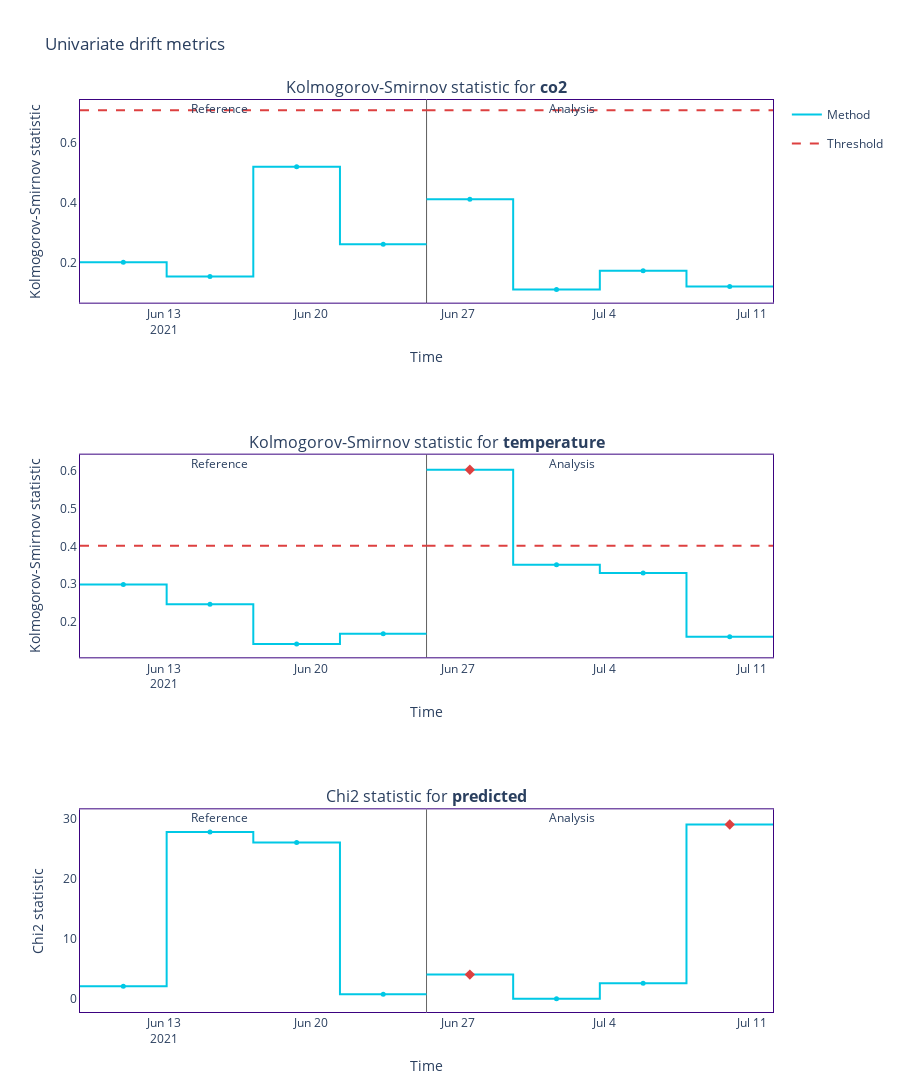

The notebook cell this image was saved under:
### Markdown cell above
## using a big chunk size

### Code cell
univariate_drift_calc = nml.UnivariateDriftCalculator(
    column_names=features + [y_pred],
    treat_as_categorical=y_pred,
    timestamp_column_name=timestamp,
    continuous_methods=['kolmogorov_smirnov'],
    categorical_methods=['chi2'],
    chunk_size=1964
)

univariate_drift_calc.fit(df_test)
univariate_drift_results = univariate_drift_calc.calculate(df_prod)
univariate_drift_results.plot()

### Figure 1 — Plotly figure (JSON) as saved in the notebook; plotly's stock layout.template omitted (floating-point values rounded to 4 significant figures)
{"data": [{"hoverinfo": "skip", "legendgroup": "metric_reference", "line": {"color": "#00c8e5", "shape": "hv", "width": 2}, "mode": "lines", "name": "Method", "showlegend": true, "type": "scatter", "x": ["2021-06-09T00:12:00", "2021-06-13T03:12:00", "2021-06-17T06:12:00", "2021-06-21T09:12:00", "2021-06-25T12:03:00"], "xaxis": "x", "y": [0.2023, 0.155, 0.5197, 0.2623, 0.2623], "yaxis": "y"}, {"customdata": [["Kolmogorov-Smirnov statistic for <b>co2</b>", "<b style=\"color:#00c8e5;line-height:60px\">Reference</b>", "", "[0:1963]", "From <b>Jun-09-2021</b> to <b>Jun-13-2021</b>", 0.2023], ["Kolmogorov-Smirnov statistic for <b>co2</b>", "<b style=\"color:#00c8e5;line-height:60px\">Reference</b>", "", "[1964:3927]", "From <b>Jun-13-2021</b> to <b>Jun-17-2021</b>", 0.155], ["Kolmogorov-Smirnov statistic for <b>co2</b>", "<b style=\"color:#00c8e5;line-height:60px\">Reference</b>", "", "[3928:5891]", "From <b>Jun-17-2021</b> to <b>Jun-21-2021</b>", 0.5197], ["Kolmogorov-Smirnov statistic for <b>co2</b>", "<b style=\"color:#00c8e5;line-height:60px\">Reference</b>", "", "[5892:7853]", "From <b>Jun-21-2021</b> to <b>Jun-25-2021</b>", 0.2623]], "hovertemplate": "%{customdata[1]} &nbsp; &nbsp; %{customdata[2]} <br />Chunk: <b>%{customdata[3]}</b> &nbsp; &nbsp; %{customdata[4]} <br />%{customdata[0]}: <b>%{customdata[5]}</b><b r /><extra></extra>", "legendgroup": "metric_reference", "marker": {"color": "#00c8e5", "size": 5, "symbol": "circle"}, "mode": "markers", "name": "Method", "showlegend": false, "type": "scatter", "x": ["2021-06-11T01:42:00", "2021-06-15T04:42:00", "2021-06-19T07:42:00", "2021-06-23T10:37:30"], "xaxis": "x", "y": [0.2023, 0.155, 0.5197, 0.2623, 0.2623], "yaxis": "y"}, {"hoverinfo": "skip", "legendgroup": "metric_analysis", "line": {"color": "#00c8e5", "shape": "hv", "width": 2}, "mode": "lines", "name": "Method", "showlegend": false, "type": "scatter", "x": ["2021-06-25T12:06:00", "2021-06-29T15:06:00", "2021-07-03T18:06:00", "2021-07-07T21:06:00", "2021-07-11T23:57:00"], "xaxis": "x", "y": [0.4114, 0.112, 0.1737, 0.1216, 0.1216], "yaxis": "y"}, {"customdata": [["Kolmogorov-Smirnov statistic for <b>co2</b>", "<b style=\"color:#00c8e5;line-height:60px\">Analysis</b>", "", "[0:1963]", "From <b>Jun-25-2021</b> to <b>Jun-29-2021</b>", 0.4114], ["Kolmogorov-Smirnov statistic for <b>co2</b>", "<b style=\"color:#00c8e5;line-height:60px\">Analysis</b>", "", "[1964:3927]", "From <b>Jun-29-2021</b> to <b>Jul-03-2021</b>", 0.112], ["Kolmogorov-Smirnov statistic for <b>co2</b>", "<b style=\"color:#00c8e5;line-height:60px\">Analysis</b>", "", "[3928:5891]", "From <b>Jul-03-2021</b> to <b>Jul-07-2021</b>", 0.1737], ["Kolmogorov-Smirnov statistic for <b>co2</b>", "<b style=\"color:#00c8e5;line-height:60px\">Analysis</b>", "", "[5892:7853]", "From <b>Jul-07-2021</b> to <b>Jul-11-2021</b>", 0.1216]], "hovertemplate": "%{customdata[1]} &nbsp; &nbsp; %{customdata[2]} <br />Chunk: <b>%{customdata[3]}</b> &nbsp; &nbsp; %{customdata[4]} <br />%{customdata[0]}: <b>%{customdata[5]}</b><b r /><extra></extra>", "legendgroup": "metric_analysis", "marker": {"color": "#00c8e5", "size": 5, "symbol": "circle"}, "mode": "markers", "name": "Method", "showlegend": false, "type": "scatter", "x": ["2021-06-27T13:36:00", "2021-07-01T16:36:00", "2021-07-05T19:36:00", "2021-07-09T22:31:30"], "xaxis": "x", "y": [0.4114, 0.112, 0.1737, 0.1216, 0.1216], "yaxis": "y"}, {"hoverinfo": "skip", "legendgroup": "alert", "marker": {"color": "#DD4040", "size": 8, "symbol": "diamond"}, "mode": "markers", "name": "Alert", "showlegend": true, "type": "scatter", "x": [], "xaxis": "x", "y": [], "yaxis": "y"}, {"hoverinfo": "skip", "legendgroup": "thresh", "line": {"color": "#DD4040", "dash": "dash", "width": 2}, "mode": "lines", "name": "Threshold", "showlegend": true, "type": "scatter", "x": ["2021-06-09T00:12:00", "2021-06-13T03:12:00", "2021-06-17T06:12:00", "2021-06-21T09:12:00", "2021-06-25T12:03:00"], "xaxis": "x", "y": [0.7073, 0.7073, 0.7073, 0.7073, 0.7073], "yaxis": "y"}, {"hoverinfo": "skip", "legendgroup": "thresh", "line": {"color": "#DD4040", "dash": "dash", "width": 2}, "mode": "lines", "name": "Threshold", "showlegend": false, "type": "scatter", "x": ["2021-06-25T12:06:00", "2021-06-29T15:06:00", "2021-07-03T18:06:00", "2021-07-07T21:06:00", "2021-07-11T23:57:00"], "xaxis": "x", "y": [0.7073, 0.7073, 0.7073, 0.7073, 0.7073], "yaxis": "y"}, {"hoverinfo": "skip", "legendgroup": "metric_reference", "line": {"color": "#00c8e5", "shape": "hv", "width": 2}, "mode": "lines", "name": "Method", "showlegend": false, "type": "scatter", "x": ["2021-06-09T00:12:00", "2021-06-13T03:12:00", "2021-06-17T06:12:00", "2021-06-21T09:12:00", "2021-06-25T12:03:00"], "xaxis": "x2", "y": [0.2989, 0.2467, 0.1414, 0.1685, 0.1685], "yaxis": "y2"}, {"customdata": [["Kolmogorov-Smirnov statistic for <b>temperature</b>", "<b style=\"color:#00c8e5;line-height:60px\">Reference</b>", "", "[0:1963]", "From <b>Jun-09-2021</b> to <b>Jun-13-2021</b>", 0.2989], ["Kolmogorov-Smirnov statistic for <b>temperature</b>", "<b style=\"color:#00c8e5;line-height:60px\">Reference</b>", "", "[1964:3927]", "From <b>Jun-13-2021</b> to <b>Jun-17-2021</b>", 0.2467], ["Kolmogorov-Smirnov statistic for <b>temperature</b>", "<b style=\"color:#00c8e5;line-height:60px\">Reference</b>", "", "[3928:5891]", "From <b>Jun-17-2021</b> to <b>Jun-21-2021</b>", 0.1414], ["Kolmogorov-Smirnov statistic for <b>temperature</b>", "<b style=\"color:#00c8e5;line-height:60px\">Reference</b>", "", "[5892:7853]", "From <b>Jun-21-2021</b> to <b>Jun-25-2021</b>", 0.1685]], "hovertemplate": "%{customdata[1]} &nbsp; &nbsp; %{customdata[2]} <br />Chunk: <b>%{customdata[3]}</b> &nbsp; &nbsp; %{customdata[4]} <br />%{customdata[0]}: <b>%{customdata[5]}</b><b r /><extra></extra>", "legendgroup": "metric_reference", "marker": {"color": "#00c8e5", "size": 5, "symbol": "circle"}, "mode": "markers", "name": "Method", "showlegend": false, "type": "scatter", "x": ["2021-06-11T01:42:00", "2021-06-15T04:42:00", "2021-06-19T07:42:00", "2021-06-23T10:37:30"], "xaxis": "x2", "y": [0.2989, 0.2467, 0.1414, 0.1685, 0.1685], "yaxis": "y2"}, {"hoverinfo": "skip", "legendgroup": "metric_analysis", "line": {"color": "#00c8e5", "shape": "hv", "width": 2}, "mode": "lines", "name": "Method", "showlegend": false, "type": "scatter", "x": ["2021-06-25T12:06:00", "2021-06-29T15:06:00", "2021-07-03T18:06:00", "2021-07-07T21:06:00", "2021-07-11T23:57:00"], "xaxis": "x2", "y": [0.6025, 0.3511, 0.3296, 0.1608, 0.1608], "yaxis": "y2"}, {"customdata": [["Kolmogorov-Smirnov statistic for <b>temperature</b>", "<b style=\"color:#00c8e5;line-height:60px\">Analysis</b>", "<span style=\"color:#AD0000\">⚠ <b>Drift detected</b></span>", "[0:1963]", "From <b>Jun-25-2021</b> to <b>Jun-29-2021</b>", 0.6025], ["Kolmogorov-Smirnov statistic for <b>temperature</b>", "<b style=\"color:#00c8e5;line-height:60px\">Analysis</b>", "", "[1964:3927]", "From <b>Jun-29-2021</b> to <b>Jul-03-2021</b>", 0.3511], ["Kolmogorov-Smirnov statistic for <b>temperature</b>", "<b style=\"color:#00c8e5;line-height:60px\">Analysis</b>", "", "[3928:5891]", "From <b>Jul-03-2021</b> to <b>Jul-07-2021</b>", 0.3296], ["Kolmogorov-Smirnov statistic for <b>temperature</b>", "<b style=\"color:#00c8e5;line-height:60px\">Analysis</b>", "", "[5892:7853]", "From <b>Jul-07-2021</b> to <b>Jul-11-2021</b>", 0.1608]], "hovertemplate": "%{customdata[1]} &nbsp; &nbsp; %{customdata[2]} <br />Chunk: <b>%{customdata[3]}</b> &nbsp; &nbsp; %{customdata[4]} <br />%{customdata[0]}: <b>%{customdata[5]}</b><b r /><extra></extra>", "legendgroup": "metric_analysis", "marker": {"color": "#00c8e5", "size": 5, "symbol": "circle"}, "mode": "markers", "name": "Method", "showlegend": false, "type": "scatter", "x": ["2021-06-27T13:36:00", "2021-07-01T16:36:00", "2021-07-05T19:36:00", "2021-07-09T22:31:30"], "xaxis": "x2", "y": [0.6025, 0.3511, 0.3296, 0.1608, 0.1608], "yaxis": "y2"}, {"hoverinfo": "skip", "legendgroup": "alert", "marker": {"color": "#DD4040", "size": 8, "symbol": "diamond"}, "mode": "markers", "name": "Alert", "showlegend": false, "type": "scatter", "x": ["2021-06-27T13:36:00"], "xaxis": "x2", "y": [0.6025], "yaxis": "y2"}, {"hoverinfo": "skip", "legendgroup": "thresh", "line": {"color": "#DD4040", "dash": "dash", "width": 2}, "mode": "lines", "name": "Threshold", "showlegend": false, "type": "scatter", "x": ["2021-06-09T00:12:00", "2021-06-13T03:12:00", "2021-06-17T06:12:00", "2021-06-21T09:12:00", "2021-06-25T12:03:00"], "xaxis": "x2", "y": [0.4013, 0.4013, 0.4013, 0.4013, 0.4013], "yaxis": "y2"}, {"hoverinfo": "skip", "legendgroup": "thresh", "line": {"color": "#DD4040", "dash": "dash", "width": 2}, "mode": "lines", "name": "Threshold", "showlegend": false, "type": "scatter", "x": ["2021-06-25T12:06:00", "2021-06-29T15:06:00", "2021-07-03T18:06:00", "2021-07-07T21:06:00", "2021-07-11T23:57:00"], "xaxis": "x2", "y": [0.4013, 0.4013, 0.4013, 0.4013, 0.4013], "yaxis": "y2"}, {"hoverinfo": "skip", "legendgroup": "metric_reference", "line": {"color": "#00c8e5", "shape": "hv", "width": 2}, "mode": "lines", "name": "Method", "showlegend": false, "type": "scatter", "x": ["2021-06-09T00:12:00", "2021-06-13T03:12:00", "2021-06-17T06:12:00", "2021-06-21T09:12:00", "2021-06-25T12:03:00"], "xaxis": "x3", "y": [2.098, 27.81, 26.09, 0.7863, 0.7863], "yaxis": "y3"}, {"customdata": [["Chi2 statistic for <b>predicted</b>", "<b style=\"color:#00c8e5;line-height:60px\">Reference</b>", "", "[0:1963]", "From <b>Jun-09-2021</b> to <b>Jun-13-2021</b>", 2.098], ["Chi2 statistic for <b>predicted</b>", "<b style=\"color:#00c8e5;line-height:60px\">Reference</b>", "<span style=\"color:#AD0000\">⚠ <b>Drift detected</b></span>", "[1964:3927]", "From <b>Jun-13-2021</b> to <b>Jun-17-2021</b>", 27.81], ["Chi2 statistic for <b>predicted</b>", "<b style=\"color:#00c8e5;line-height:60px\">Reference</b>", "<span style=\"color:#AD0000\">⚠ <b>Drift detected</b></span>", "[3928:5891]", "From <b>Jun-17-2021</b> to <b>Jun-21-2021</b>", 26.09], ["Chi2 statistic for <b>predicted</b>", "<b style=\"color:#00c8e5;line-height:60px\">Reference</b>", "", "[5892:7853]", "From <b>Jun-21-2021</b> to <b>Jun-25-2021</b>", 0.7863]], "hovertemplate": "%{customdata[1]} &nbsp; &nbsp; %{customdata[2]} <br />Chunk: <b>%{customdata[3]}</b> &nbsp; &nbsp; %{customdata[4]} <br />%{customdata[0]}: <b>%{customdata[5]}</b><b r /><extra></extra>", "legendgroup": "metric_reference", "marker": {"color": "#00c8e5", "size": 5, "symbol": "circle"}, "mode": "markers", "name": "Method", "showlegend": false, "type": "scatter", "x": ["2021-06-11T01:42:00", "2021-06-15T04:42:00", "2021-06-19T07:42:00", "2021-06-23T10:37:30"], "xaxis": "x3", "y": [2.098, 27.81, 26.09, 0.7863, 0.7863], "yaxis": "y3"}, {"hoverinfo": "skip", "legendgroup": "metric_analysis", "line": {"color": "#00c8e5", "shape": "hv", "width": 2}, "mode": "lines", "name": "Method", "showlegend": false, "type": "scatter", "x": ["2021-06-25T12:06:00", "2021-06-29T15:06:00", "2021-07-03T18:06:00", "2021-07-07T21:06:00", "2021-07-11T23:57:00"], "xaxis": "x3", "y": [4.059, 0.03739, 2.604, 29.08, 29.08], "yaxis": "y3"}, {"customdata": [["Chi2 statistic for <b>predicted</b>", "<b style=\"color:#00c8e5;line-height:60px\">Analysis</b>", "<span style=\"color:#AD0000\">⚠ <b>Drift detected</b></span>", "[0:1963]", "From <b>Jun-25-2021</b> to <b>Jun-29-2021</b>", 4.059], ["Chi2 statistic for <b>predicted</b>", "<b style=\"color:#00c8e5;line-height:60px\">Analysis</b>", "", "[1964:3927]", "From <b>Jun-29-2021</b> to <b>Jul-03-2021</b>", 0.0374], ["Chi2 statistic for <b>predicted</b>", "<b style=\"color:#00c8e5;line-height:60px\">Analysis</b>", "", "[3928:5891]", "From <b>Jul-03-2021</b> to <b>Jul-07-2021</b>", 2.604], ["Chi2 statistic for <b>predicted</b>", "<b style=\"color:#00c8e5;line-height:60px\">Analysis</b>", "<span style=\"color:#AD0000\">⚠ <b>Drift detected</b></span>", "[5892:7853]", "From <b>Jul-07-2021</b> to <b>Jul-11-2021</b>", 29.08]], "hovertemplate": "%{customdata[1]} &nbsp; &nbsp; %{customdata[2]} <br />Chunk: <b>%{customdata[3]}</b> &nbsp; &nbsp; %{customdata[4]} <br />%{customdata[0]}: <b>%{customdata[5]}</b><b r /><extra></extra>", "legendgroup": "metric_analysis", "marker": {"color": "#00c8e5", "size": 5, "symbol": "circle"}, "mode": "markers", "name": "Method", "showlegend": false, "type": "scatter", "x": ["2021-06-27T13:36:00", "2021-07-01T16:36:00", "2021-07-05T19:36:00", "2021-07-09T22:31:30"], "xaxis": "x3", "y": [4.059, 0.03739, 2.604, 29.08, 29.08], "yaxis": "y3"}, {"hoverinfo": "skip", "legendgroup": "alert", "marker": {"color": "#DD4040", "size": 8, "symbol": "diamond"}, "mode": "markers", "name": "Alert", "showlegend": false, "type": "scatter", "x": ["2021-06-27T13:36:00", "2021-07-09T22:31:30"], "xaxis": "x3", "y": [4.059, 29.08], "yaxis": "y3"}], "layout": {"annotations": [{"font": {"size": 16}, "showarrow": false, "text": "Kolmogorov-Smirnov statistic for <b>co2</b>", "x": 0.5, "xanchor": "center", "xref": "paper", "y": 1, "yanchor": "bottom", "yref": "paper"}, {"font": {"size": 16}, "showarrow": false, "text": "Kolmogorov-Smirnov statistic for <b>temperature</b>", "x": 0.5, "xanchor": "center", "xref": "paper", "y": 0.6111, "yanchor": "bottom", "yref": "paper"}, {"font": {"size": 16}, "showarrow": false, "text": "Chi2 statistic for <b>predicted</b>", "x": 0.5, "xanchor": "center", "xref": "paper", "y": 0.2222, "yanchor": "bottom", "yref": "paper"}, {"showarrow": false, "text": "Reference", "x": "2021-06-15T04:42:00", "xref": "x", "xshift": 10, "y": 1.01, "yref": "y domain"}, {"showarrow": false, "text": "Analysis", "x": "2021-07-01T16:36:00", "xref": "x", "xshift": 15, "y": 1.01, "yref": "y domain"}, {"showarrow": false, "text": "Reference", "x": "2021-06-15T04:42:00", "xref": "x2", "xshift": 10, "y": 1.01, "yref": "y2 domain"}, {"showarrow": false, "text": "Analysis", "x": "2021-07-01T16:36:00", "xref": "x2", "xshift": 15, "y": 1.01, "yref": "y2 domain"}, {"showarrow": false, "text": "Reference", "x": "2021-06-15T04:42:00", "xref": "x3", "xshift": 10, "y": 1.01, "yref": "y3 domain"}, {"showarrow": false, "text": "Analysis", "x": "2021-07-01T16:36:00", "xref": "x3", "xshift": 15, "y": 1.01, "yref": "y3 domain"}], "height": 1500, "hoverlabel": {"bgcolor": "white", "font": {"size": 14}}, "legend": {"itemclick": false, "itemdoubleclick": false, "traceorder": "grouped"}, "paper_bgcolor": "rgba(255,255,255,1)", "plot_bgcolor": "rgba(255,255,255,1)", "shapes": [{"layer": "below", "line": {"color": "#666666", "width": 1}, "type": "line", "x0": "2021-06-25T12:06:00", "x1": "2021-06-25T12:06:00", "xref": "x", "y0": 0, "y1": 1, "yref": "y domain"}, {"layer": "below", "line": {"color": "#666666", "width": 1}, "type": "line", "x0": "2021-06-25T12:06:00", "x1": "2021-06-25T12:06:00", "xref": "x", "y0": 0, "y1": 1, "yref": "y domain"}, {"layer": "below", "line": {"color": "#666666", "width": 1}, "type": "line", "x0": "2021-06-25T12:06:00", "x1": "2021-06-25T12:06:00", "xref": "x2", "y0": 0, "y1": 1, "yref": "y2 domain"}, {"layer": "below", "line": {"color": "#666666", "width": 1}, "type": "line", "x0": "2021-06-25T12:06:00", "x1": "2021-06-25T12:06:00", "xref": "x", "y0": 0, "y1": 1, "yref": "y domain"}, {"layer": "below", "line": {"color": "#666666", "width": 1}, "type": "line", "x0": "2021-06-25T12:06:00", "x1": "2021-06-25T12:06:00", "xref": "x2", "y0": 0, "y1": 1, "yref": "y2 domain"}, {"layer": "below", "line": {"color": "#666666", "width": 1}, "type": "line", "x0": "2021-06-25T12:06:00", "x1": "2021-06-25T12:06:00", "xref": "x3", "y0": 0, "y1": 1, "yref": "y3 domain"}], "title": {"text": "Univariate drift metrics"}, "xaxis": {"anchor": "y", "domain": [0, 1], "linecolor": "#3b0280", "matches": "x", "mirror": true, "showgrid": false, "title": {"text": "Time"}, "zeroline": false}, "xaxis2": {"anchor": "y2", "domain": [0, 1], "linecolor": "#3b0280", "matches": "x", "mirror": true, "showgrid": false, "title": {"text": "Time"}, "zeroline": false}, "xaxis3": {"anchor": "y3", "domain": [0, 1], "linecolor": "#3b0280", "matches": "x", "mirror": true, "showgrid": false, "title": {"text": "Time"}, "zeroline": false}, "yaxis": {"anchor": "x", "domain": [0.7778, 1], "linecolor": "#3b0280", "mirror": true, "showgrid": false, "title": {"text": "Kolmogorov-Smirnov statistic"}, "zeroline": false}, "yaxis2": {"anchor": "x2", "domain": [0.3889, 0.6111], "linecolor": "#3b0280", "mirror": true, "showgrid": false, "title": {"text": "Kolmogorov-Smirnov statistic"}, "zeroline": false}, "yaxis3": {"anchor": "x3", "domain": [0, 0.2222], "linecolor": "#3b0280", "mirror": true, "showgrid": false, "title": {"text": "Chi2 statistic"}, "zeroline": false}}}
